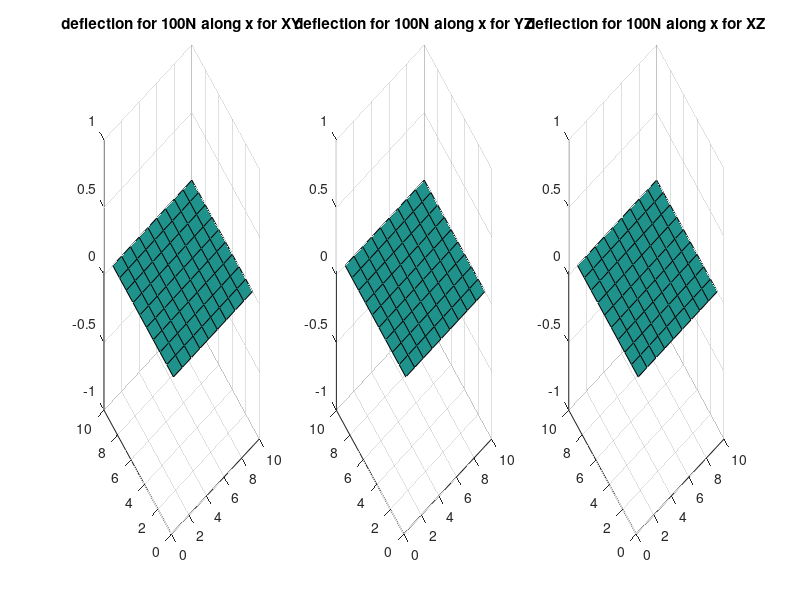
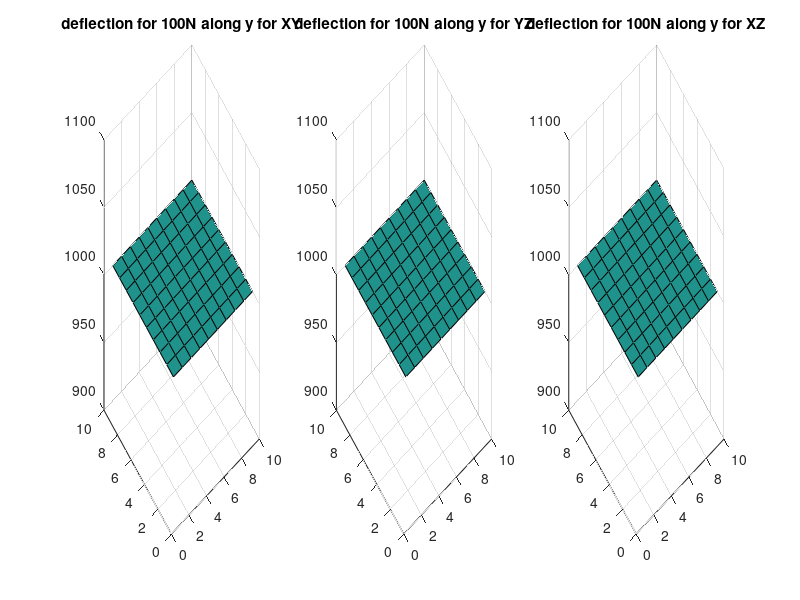
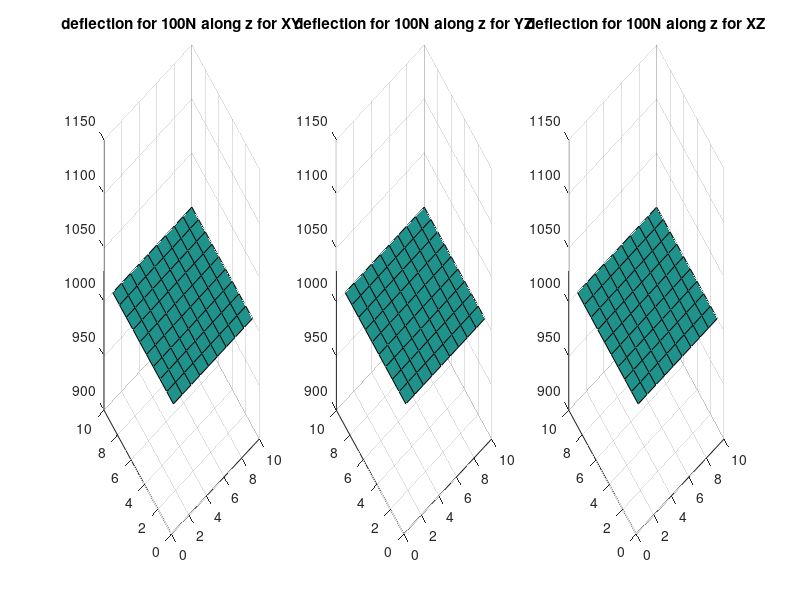
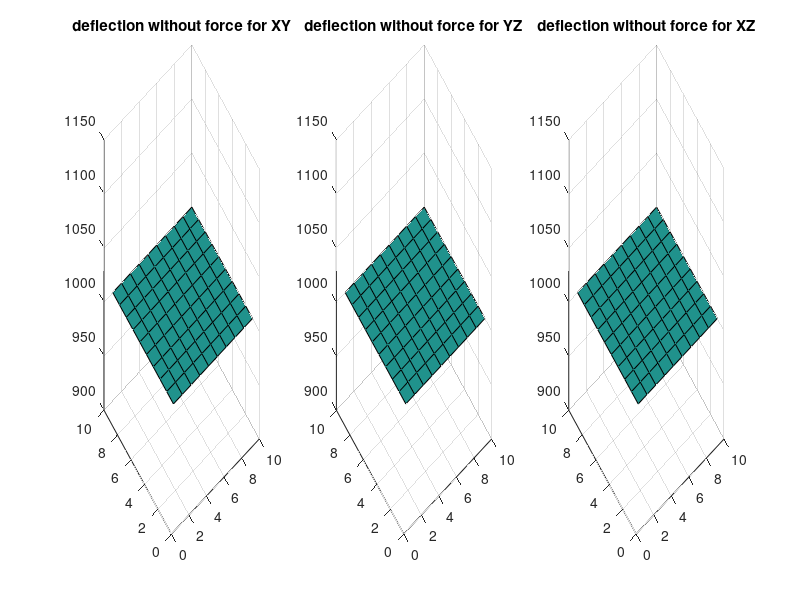

Reproduce these figures in MATLAB, in order.
clc
clear all
k0 = 1e6; % Actuator stif
%material and shape parameters
E = 70e9; %Young's modulus
G = 25.5e9; %shear modulus
d = 50e-3;
%for cylinder
S = pi*d^2/4;
Iy = pi*d^4/64;
Iz = pi*d^4/64;
J = Iy + Iz;
L = 10;

K11 = [E*S/L 0                 0                 0           0                 0;
    0           12*E*Iz/L^3  0                 0           0                 6*E*Iy/L^2;
    0           0                  12*E*Iy/L^3 0           -6*E*Iy/L^2 0;
    0           0                  0                 G*J/L 0                 0;
    0           0                  -6*E*Iy/L^2 0           4*E*Iy/L      0;
    0           6*E*Iy/L^2   0                 0           0                 4*E*Iz/L];

K12 = [-E*S/L 0                 0                 0           0                 0;
    0           -12*E*Iz/L^3  0                 0           0                 6*E*Iy/L^2;
    0           0                  -12*E*Iy/L^3 0           -6*E*Iy/L^2 0;
    0           0                  0                 -G*J/L 0                 0;
    0           0                  6*E*Iy/L^2 0           4*E*Iy/L      0;
    0           -6*E*Iy/L^2   0                 0           0                 4*E*Iz/L];

K21 = K12
K22 = [E*S/L 0                 0                 0           0                 0;
    0           12*E*Iz/L^3  0                 0           0                 -6*E*Iy/L^2;
    0           0                  12*E*Iy/L^3 0           6*E*Iy/L^2 0;
    0           0                  0                 G*J/L 0                 0;
    0           0                  6*E*Iy/L^2 0           4*E*Iy/L      0;
    0           -6*E*Iy/L^2   0                 0           0                 4*E*Iz/L];
K11_1 = K11
K11_2 = K11
K12_1 = K12
K12_2 = K12
K21_1 = K21
K21_2 = K21
K22_1 = K22
K22_2 = K22
Kq = K11+K21+K12+K22
% [W1    [K11_1 K12_1 0     0
%  W2  =  K21_1 K22_1 0     0
%  W3     0     0     K11_2 K12_2 
%  W4]    0     0     K21_2 K22_2]
% 
% [0     [ Lambda_r                   -Lambda_r    0                           0                  [dt1
%  0       Lambda_e*K11_1-Kq*Lamdba_e Kq*Lambda_e  Lambda_e*K11_2-Kq*Lamdba_e  Lambda_e*K12_2      dt2
%  0   =   K11_1                      K12_1        0                           0                *  dt3
%  0       K12_1                      K22_1        K11_2                       K12_2               dt4]
%  W4]     0                          0            K21_2                       K22_2]    

Lambda_r = [1 0 0 0 0 0; 0 1 0 0 0 0; 0 0 1 0 0 0; 0 0 0 1 0 0; 0 0 0 0 0 0; 0 0 0 0 0 1]
Lambda_e = [0 0 0 0 0 0; 0 0 0 0 0 0; 0 0 0 0 0 0; 0 0 0 0 0 0; 0 0 0 0 1 0; 0 0 0 0 0 0]  
zero_6 = zeros(6,6)
A2 = [ Lambda_r                   -Lambda_r    zero_6                                          
       Lambda_e*K11_1-Kq*Lambda_e Kq*Lambda_e  Lambda_e*K11_2-Kq*Lambda_e   
       K11_1                      K12_1        zero_6                                         
       K12_1                      K22_1        K11_2                     ]
   
B2 = [zero_6
      Lambda_e
      zero_6
      K12_2]
  
C2 = [zero_6 zero_6 K21_2]
D2 = K22_2
%Kc = D2-C2*A2*B2'
Kc = A2'*B2
Kc = C2*Kc
Kc = inv(D2 - Kc)
% [0     [A2 B2    [dt1
%  W3] =  C2 D2] *  dt2
%                   dt3]
%W3 = Kc*dt
% W3 = [100 0 0 0 0 0]'
for i = 1:10
    for j = 1:10
        for k = 1:10
            W3 = [0 0 0 0 0 0]'
            dt= inv(Kc+eye(6)*1e-1)*W3
            dr=sqrt(dt(1)^2+dt(2)^2+dt(3)^2);
            dt0(i,j,k) = dr
            
            W3 = [100 0 0 0 0 0]'
            dt= inv(Kc+eye(6)*1e-1)*W3
            dr=sqrt(dt(1)^2+dt(2)^2+dt(3)^2);
            dt1(i,j,k) = dr
            
            W3 = [0 100 0 0 0 0]'
            dt= inv(Kc+eye(6)*1e-1)*W3
            dr=sqrt(dt(1)^2+dt(2)^2+dt(3)^2);
            dt2(i,j,k) = dr
            
            W3 = [0 0 100 0 0 0]'
            dt= inv(Kc+eye(6)*1e-1)*W3
            dr=sqrt(dt(1)^2+dt(2)^2+dt(3)^2);
            dt3(i,j,k) = dr
            
            W3 = [100 100 100 0 0 0]'
            dt= inv(Kc+eye(6)*1e-1)*W3
            dr=sqrt(dt(1)^2+dt(2)^2+dt(3)^2);
            dt4(i,j,k) = dr
        end
    end
end

figure()
x = 1:10
y = 1:10
z = 1:10
% subplot(2,2,1)
figure(1)
subplot(1,3,1);
surf(x,y,dt0(:,:,1))
title("deflection for 100N along x for XY")
zx = reshape(dt0(1,:,:), 10, 10)
subplot(1,3,2);
surf(y,z,zx)
title("deflection for 100N along x for YZ")
zy = reshape(dt0(:,1,:), 10, 10)
subplot(1,3,3);
surf(x,z,zy)
title("deflection for 100N along x for XZ")

figure(2)
subplot(1,3,1);
surf(x,y,dt1(:,:,1))
title("deflection for 100N along y for XY")
zx = reshape(dt1(1,:,:), 10, 10)
subplot(1,3,2);
surf(y,z,zx)
title("deflection for 100N along y for YZ")
zy = reshape(dt1(:,1,:), 10, 10)
subplot(1,3,3);
surf(x,z,zy)
title("deflection for 100N along y for XZ")

figure(3)
subplot(1,3,1);
surf(x,y,dt2(:,:,1))
title("deflection for 100N along z for XY")
zx = reshape(dt2(1,:,:), 10, 10)
subplot(1,3,2);
surf(y,z,zx)
title("deflection for 100N along z for YZ")
zy = reshape(dt2(:,1,:), 10, 10)
subplot(1,3,3);
surf(x,z,zy)
title("deflection for 100N along z for XZ")

figure(4)
subplot(1,3,1);
surf(x,y,dt3(:,:,1))
title("deflection without force for XY")
zx = reshape(dt3(1,:,:), 10, 10)
subplot(1,3,2);
surf(y,z,zx)
title("deflection without force for YZ")
zy = reshape(dt3(:,1,:), 10, 10)
subplot(1,3,3);
surf(x,z,zy)
title("deflection without force for XZ")

figure(5)
subplot(1,3,1);
surf(x,y,dt4(:,:,1))
title("deflection with all the forces for XY")
zx = reshape(dt4(1,:,:), 10, 10)
subplot(1,3,2);
surf(y,z,zx)
title("deflection with all the forces for YZ")
zy = reshape(dt4(:,1,:), 10, 10)
subplot(1,3,3);
surf(x,z,zy)
title("deflection with all the forces for XZ")

% subplot(2,2,1)